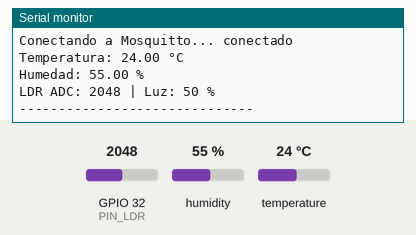
A sketch run on a simulated ESP32. Shown: the last lines printed to the serial monitor. Inputs (shaded band) come from the test bench; at power-on: humidity 55 %, GPIO 32 (PIN_LDR) = 2048, temperature 24 °C. WiFi joins after 1.5 s; servers stay silent unless stated; no MQTT or app messages arrive unless stated.

Above: at 2.7 s.
2.8 s: humidity set to 22 %
5.5 s: GPIO 32 (PIN_LDR) set to 2866
At 6.6 s:
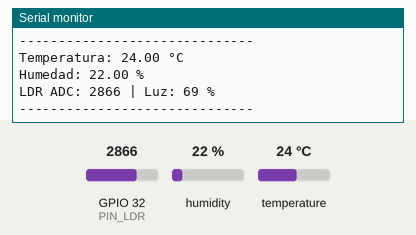
8.2 s: temperature set to 12 °C
10.9 s: GPIO 32 (PIN_LDR) set to 3603
At 12.8 s:
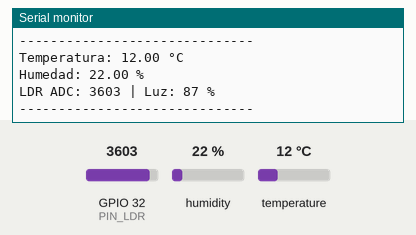
13.6 s: humidity set to 40 %
At 15.2 s:
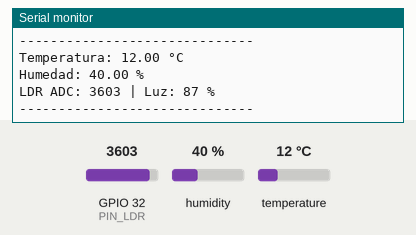
Timing chart, 0 to 16.7 s (numbered marks = the images above; inputs shaded):
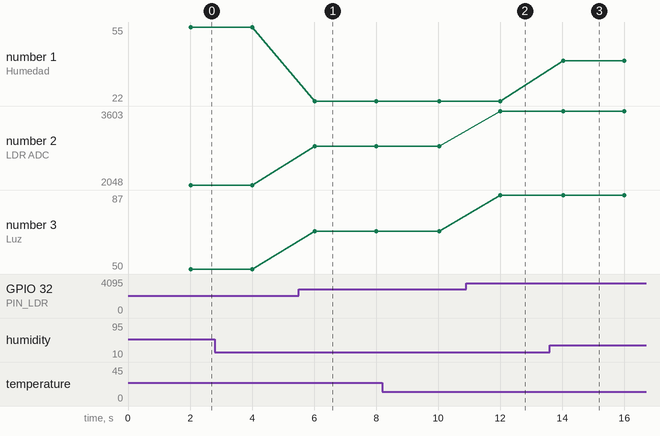

The sketch:

tallerArtefactos.ino
```cpp
#include <WiFi.h>
#include <PubSubClient.h>
#include <DHT.h>
// ======================================================
// CONFIGURACIÓN WIFI
// ======================================================

const char* WIFI_SSID = "ARTEFACTOS";
const char* WIFI_PASSWORD = "s^3sQ#9teskVgnb";


// ======================================================
// CONFIGURACIÓN MQTT
// ======================================================


const char* MQTT_SERVER = "10.110.0.8";
const int MQTT_PORT = 1883;

// Topics utilizados por el dashboard React.
const char* TOPIC_TEMPERATURA = "clima/esp32/temperatura";
const char* TOPIC_HUMEDAD = "clima/esp32/humedad";
const char* TOPIC_LUZ = "clima/esp32/luz";


// ======================================================
// CONFIGURACIÓN DE SENSORES
// ======================================================

#define DHTPIN 4
#define DHTTYPE DHT11

DHT dht(DHTPIN, DHTTYPE);
const int PIN_LDR = 32;

WiFiClient wifiClient;
PubSubClient mqttClient(wifiClient);

// Enviar una lectura cada 2 segundos.
const unsigned long INTERVALO_ENVIO = 2000;

unsigned long ultimoEnvio = 0;

void conectarWiFi() {

  Serial.print("Conectando a WiFi");

  WiFi.begin(WIFI_SSID, WIFI_PASSWORD);

  while (WiFi.status() != WL_CONNECTED) {
    delay(500);
    Serial.print(".");
  }

  Serial.println();
  Serial.println("WiFi conectado");

  Serial.print("IP del ESP32: ");
  Serial.println(WiFi.localIP());
}

void conectarMQTT() {

  while (!mqttClient.connected()) {

    Serial.print("Conectando a Mosquitto...");

    // Crear un Client ID diferente para este ESP32.
    String clientId = "ESP32-";
    clientId += String(
      (uint32_t)(ESP.getEfuseMac() & 0xFFFFFFFF),
      HEX
    );

    if (mqttClient.connect(clientId.c_str())) {

      Serial.println(" conectado");

    } else {

      Serial.print(" error, rc=");
      Serial.print(mqttClient.state());
      Serial.println(". Reintentando en 2 segundos...");

      delay(2000);
    }
  }
}


// ======================================================
// LEER Y PUBLICAR SENSORES
// ======================================================

void publicarSensores() {
  // temperatura
  float temp = dht.readTemperature();
  // humedad
  float hum = dht.readHumidity();

  // lectura LDR
  int ldrADC = analogRead(PIN_LDR);
  int luz = map(ldrADC, 0, 4095, 0, 100);
  luz = constrain(luz, 0, 100);

  // MQTT
  mqttClient.publish(TOPIC_TEMPERATURA, String(temp, 2).c_str());
  mqttClient.publish(TOPIC_HUMEDAD, String(hum, 2).c_str());
  mqttClient.publish(TOPIC_LUZ, String(luz).c_str());

  // monitor serail
  Serial.print("Temperatura: ");
  Serial.print(temp, 2);
  Serial.println(" °C");

  Serial.print("Humedad: ");
  Serial.print(hum, 2);
  Serial.println(" %");

  Serial.print("LDR ADC: ");
  Serial.print(ldrADC);
  Serial.print(" | Luz: ");
  Serial.print(luz);
  Serial.println(" %");

  Serial.println("------------------------------");
}

void setup() {

  Serial.begin(115200);

  // (Estudiante)
  // Inicializar los sensores y configurar los pines
  // necesarios.
  dht.begin();

  conectarWiFi();

  mqttClient.setServer(
    MQTT_SERVER,
    MQTT_PORT
  );
}

void loop() {

  // Si se pierde WiFi, volver a conectarse.
  if (WiFi.status() != WL_CONNECTED) {
    conectarWiFi();
  }

  // Si se pierde MQTT, volver a conectarse.
  if (!mqttClient.connected()) {
    conectarMQTT();
  }

  mqttClient.loop();


  // Publicar sensores cada 2 segundos.
  if (millis() - ultimoEnvio >= INTERVALO_ENVIO) {

    ultimoEnvio = millis();

    publicarSensores();
  }
}
```

Measured:
- after the input at 5.5 s, the serial monitor: prints a new line after 0.53 s (image 1)
- after the input at 10.9 s, the serial monitor: prints a new line after 1.1 s (image 2)
- after the input at 13.6 s, the serial monitor: prints a new line after 0.43 s (image 3)
- plotted number 1: 22 → 40 after the input at 13.6 s
- plotted number 2: 2048 → 2866 after the input at 5.5 s, 2866 → 3603 after the input at 10.9 s
- plotted number 3: 50 → 69 after the input at 5.5 s, 69 → 87 after the input at 10.9 s
